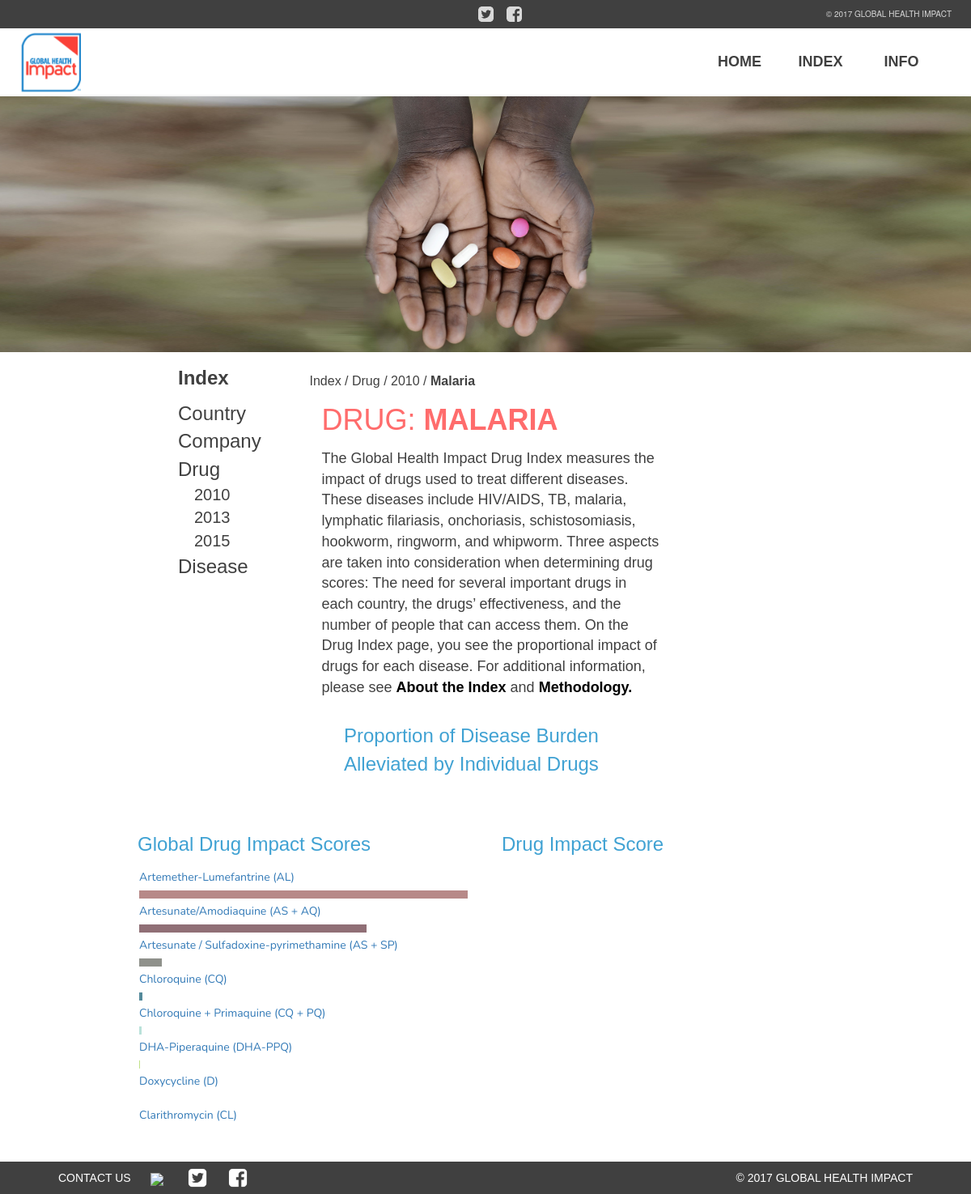
/index/drug/2010/malaria, run on the app's committed database.
### tables this page shows
CREATE TABLE drugr2010
            (drug text, company text, tb real, malaria real, hiv real, roundworm real, hookworm real, whipworm real, schistosomiasis real, onchocerciasis real, lf real, total real);

### bck_flask_app.py (the view, shortened to what this page needs)
@app.route('/index/drug/<year>/<disease>')
def drug(year,disease):
    drugcolors = ['#7A80A3','#B78988','#906F76','#8F918B','#548A9B','#BAE2DA','#C0E188','#f2c2b7',
                  '#d86375','#b1345d','#de9c2a','#f7c406','#f1dbc6','#5b75a7','#f15a22','#b83f98',
                  '#0083ca','#FFB31C','#0083CA','#EF3E2E','#003452','#86AAB9','#CAEEFD','#546675',
                  '#8A5575','#305516','#B78988','#BAE2DA','#B1345D','#5B75A7','#906F76','#C0E188',
                  '#B99BCF', '#DC2A5A', '#D3D472','#2A9DC4', '#C25C90', '#65A007', '#FE3289', '#C6DAB5',
                  '#DDF6AC', '#B7E038', '#1ADBBD', '#3BC6D5', '#0ACD57', '#22419F','#D47C5B','#003452',
                  '#86AAB9', '#CAEEFD' ]
    piedata = []
    drugg = []
    pielabb = []
    g.db = connect_db()
    if disease == 'all':
        drugg = 'ALL'
        if year == '2010':
            cur = g.db.execute(' select drug, total from drugr2010 ')
        elif year == '2013':
            cur = g.db.execute(' select drug, total from drugr2013 ')
        elif year == '2015':
            cur = g.db.execute(' select drug, total from drugr2015 ')
    else:
        drugg = diseasedict[disease]
        if year == '2010':
            if disease == 'malaria':
                cur = g.db.execute(' select drug, malaria from drugr2010 ')
            elif disease == 'hiv':
                cur = g.db.execute(' select drug, hiv from drugr2010 ')
            elif disease == 'tb':
                cur = g.db.execute(' select drug, tb from drugr2010 ')
            elif disease == 'roundworm':
                cur = g.db.execute(' select drug, roundworm from drugr2010 ')
            elif disease == 'hookworm':
                cur = g.db.execute(' select drug, hookworm from drugr2010 ')
            elif disease == 'whipworm':
                cur = g.db.execute(' select drug, hookworm from drugr2010 ')
            elif disease == 'schistosomiasis':
                cur = g.db.execute(' select drug, schistosomiasis from drugr2010 ')
            elif disease == 'onchocerciasis':
                cur = g.db.execute(' select drug, onchocerciasis from drugr2010 ')
            elif disease == 'lf':
                cur = g.db.execute(' select drug, lf from drugr2010 ')
    piee = cur.fetchall()
    impactpie = []
    for k in piee:
        drug = k[0]
        score = k[1]
        t = [drug,score]
        if score > 0:
            piedata.append(t)
    print(piedata)
    sortedpie2 = sorted(piedata, key=lambda xy: xy[1], reverse=True)
    if (len(sortedpie2) > 0):
     maxrow = sortedpie2[0]
     if maxrow[0] == 'Unmet Need':
        maxrow = sortedpie2[1]
        print(maxrow)
        maxval = maxrow[1]
     else:
      maxval = maxrow[1]
    c = 0
    for row in sortedpie2:
        print(sortedpie2)
        print(maxval)
        perc = (row[1] / maxval) * 100
        row.append(perc)
        _row = str(row[0])
        if _row != 'Unmet Need':
            color = drugcolors[c]
        else:
            color = '#00cab1'
        row.append(color)
        c+=1
        if _row != 'Unmet Need':
            impactpie.append(row)
        lablist = []
        pielabb = []
        for k in impactpie:
            labit = []
            drug = k[0]
            score = k[1]
            color = k[3]
            shortdrug = drug[0:10]
            labit.append(drug)
            labit.append(shortdrug)
            labit.append(color)
            labit.append(score)
            lablist.append(labit)
        labrow = []
        xx = 0
        if len(lablist) < 4:
            pielabb.append(lablist)
        else:
            for item in lablist:
                labrow.append(item)
                xx += 1
                if xx % 4 == 0:
                    pielabb.append(labrow)
                    labrow = []
                    xx = 0
    g.db.close()
    speclocate = [year,drugg,disease]
    print(piedata)
    print(pielabb)
    print(impactpie)
    print(sortedpie2)
    return render_template('drug.html', data=piedata, drug=drugg, navsub=3, showindex=1, pielabb=pielabb, drugcolors=drugcolors, speclocate = speclocate, scrolling=1, impactpie=impactpie, sortedpie2 = sortedpie2)

### bck_flask_app.py (called while the page is built)
def connect_db():
    return sqlite3.connect('/home/globalhealth/mysite/ghi.db')

@app.before_request
def before_request():
    g.db = connect_db()

@app.after_request
def after_request(response):
    g.db.close()
    return response

@app.teardown_appcontext
def close_connection(exception):
    db = getattr(g, '_database', None)

### templates/drug.html (shortened to what this page needs)
{% extends "layout.html" %}
{% block frontimg %}
<img id="fore" src="{{ url_for('static',filename='img/drug.jpg') }}" />
{% endblock%}
{% block content %}
<div class="currentlocation">
<p class="pagetitle">Index / <a href="/index/drug" class="pagetitle">Drug</a> / <a href="/index/drug/{{ speclocate.0 }}/all" class="pagetitle">{{ speclocate.0 }}</a> / <a href="/index/drug/{{ speclocate.0 }}/all" class="titlebold">{{ speclocate.1 }}</a></p>
</div>
<div class="row">
    <div class="col-sm-6">
        <p class="titlecolorredlower">DRUG: <span class="titlecolorred">{{ drug }}</span></p>
        <p class="txtcontent">The Global Health Impact Drug Index measures the impact of drugs used to treat different diseases. These diseases include HIV/AIDS, TB, malaria, lymphatic filariasis, onchoriasis, schistosomiasis, hookworm, ringworm, and whipworm. Three aspects are taken into consideration when determining drug scores: The need for several important drugs in each country, the drugs’ effectiveness, and the number of people that can access them. On the Drug Index page, you see the proportional impact of drugs for each disease. For additional information, please see <a href="/index/drug" style="color:black;"><b>About the Index</b></a> and <a href="/methodology" style="color:black;"><b>Methodology.</b></a></p>
    </div>
    <div class="col-sm-6">
        <div class="firstPieChart">
        <p class="bluefontlight">Proportion of Disease Burden Alleviated by Individual Drugs</p>
        <div class="piewrap">
            <div id="piediv" class="piechart">
            </div>
        </div>
        </div>
    </div>
</div>
<div class="row">
    <div class="col-sm-6">
         <div class="contentbox">
        <p class="bluefontlight">Global Drug Impact Scores</p>
        <div id="chart_div">
            {% for drug in impactpie %}
            <a class="cursor-pointer" onclick="bargoclick({{ loop.index }});" title="{{ drug.0 }}: {{ drug.1 }}">
                <div id="" style="padding-top: 2px; font-family: 'Nunito','sans-serif';">{{ drug.0 }}</div>
                <div style="width: {{ drug.2 }}%;background-color:{{ drug.3 }};height: 10px;display:inline-block;font-size:0;margin-right:-4px;"></div>
            </a>
            {% endfor %}
            </div><br>
    </div>
         </div>
    <div class="col-sm-6">
        <div class="contentbox">
        <p class="bluefontlight">Drug Impact Score</p>
        <div class="piewrap">
            <div id="pie2div" class="piechart">
            </div>
        </div>
    </div>
    </div>
</div>
{% endblock %}

### static/stylesheet.css (style rules this page uses)
* { box-sizing: border-box; }
body { font-family: 'avenir next regular', sans-serif; overflow-x: hidden; margin: 0; }
.titlecolorred { color: rgba(255, 59, 59, 0.75) !important; font-size:36px; font-weight:bold; font-family: 'avenir next regular', sans-serif; text-transform: uppercase; }
.titlecolorredlower { color: rgba(255, 59, 59, 0.75) !important; font-size:36px; font-family: 'avenir next regular', sans-serif; }
.bluefontlight { color: rgba(0, 131, 196, 0.75) !important; font-size:24px !important; font-family: 'avenir next regular', sans-serif; }
.contentbox { padding: 5px; margin-top: 20px; }
.firstPieChart { padding: 20px; }
.txtcontent { font-size: 18px; color: #404040; font-family: 'avenir next regular', sans-serif; }
#fore { position: absolute; z-index: 1; width: 100vw; top:85px; background-attachment: scroll; }
.piechart { margin: auto; padding: 5px; max-height:200px; z-index: -1; max-height:21rem; }
.piewrap { max-height: 300px; overflow: inherit; margin:auto 0; }
#chart_div { width: 100%; max-height: 325px; overflow-y: auto; overflow-x: hidden; padding:2px; }
.pagetitle { position:relative; font-family: 'avenir next regular', sans-serif; color:#404040; font-size:16px; }
.titlebold { position:relative; font-weight:bold; font-family: 'avenir next regular', sans-serif; color:#404040; font-size:16px; }
.currentlocation { margin-top:10px; }
.cursor-pointer { cursor:pointer; }
@media only screen and (min-width: 771px) and (max-width: 1258px) { [class="firstPieChart"] { align: center; width: 100%; margin-left: 240px; } }
p { color: #000; }

### data on the page
drugr2010: drug "Artemether-Lumefantrine (AL)", {{ drug.2 }} 100.0 (drawn)
drugr2010: drug "Artesunate/Amodiaquine (AS + AQ)", {{ drug.2 }} 69.10066079012138 (drawn)
drugr2010: drug "Artesunate / Sulfadoxine-pyrimethamine (AS + SP)", {{ drug.2 }} 6.8968510759858725 (drawn)
drugr2010: drug "Chloroquine (CQ)", {{ drug.2 }} 0.882851027821433 (drawn)
drugr2010: drug "Chloroquine + Primaquine (CQ + PQ)", {{ drug.2 }} 0.7017787736471301 (drawn)
drugr2010: drug "DHA-Piperaquine (DHA-PPQ)"
drugr2010: drug "Doxycycline (D)"
drugr2010: drug "Clarithromycin (CL)"

### other printed values
{{ speclocate.0 }} "2010"
{{ speclocate.1 }} "Malaria"
{{ drug }} "MALARIA"
